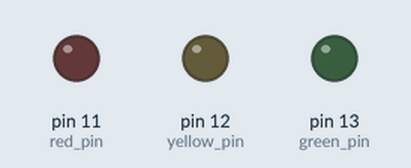
Recording of a sketch running on a simulated Arduino Uno, built with avr-gcc and run on an emulated ATmega328P. On the bench: output pins drawn as LEDs (lit = HIGH).

Above: at 3.5 s.
At 10.5 s:
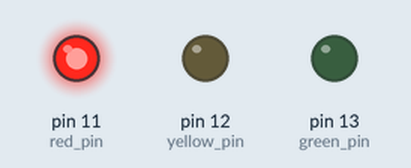
At 17.5 s:
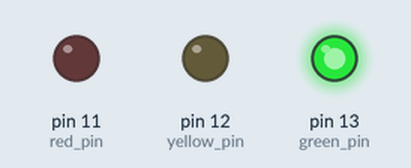
Timing chart, 0 to 27.3 s (numbered marks = the images above):
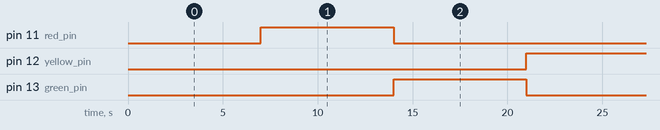

Measured:
- by itself, pin 11 (red_pin), pin 12 (yellow_pin), pin 13 (green_pin): alternates HIGH for 7.0 s and LOW for 14.0 s
- by itself, everything shown: repeats every 21.0 s, in 3 steps

The sketch:

traffic_light.ino
```cpp
#define red_pin 11
#define yellow_pin 12
#define green_pin 13
#define button_pin 2

#define switch_delay 7 * 1000 //7 seconds delay
unsigned int counter = 0;

void manualSwitching()
{
  int curr_button_state=0;
  int prev_button_state=-1;

  curr_button_state = digitalRead(button_pin);
  if(curr_button_state != prev_button_state){
    if(curr_button_state != HIGH)
    {
      if(counter>=4)
        counter=0;
      else
        counter++;
      if(counter == 0)
      {
        digitalWrite(red_pin, LOW);
        digitalWrite(yellow_pin, LOW);
        digitalWrite(green_pin, LOW);
      }
      else if(counter == 1)
      {
        digitalWrite(red_pin, HIGH);
        digitalWrite(yellow_pin, LOW);
        digitalWrite(green_pin, LOW);
      }
      else if(counter == 2)
      {
        digitalWrite(red_pin, LOW);
        digitalWrite(yellow_pin, HIGH);
        digitalWrite(green_pin, LOW);
      }
      else if(counter == 3)
      {
        digitalWrite(red_pin, LOW);
        digitalWrite(yellow_pin, LOW);
        digitalWrite(green_pin, HIGH);
      }
    }
    prev_button_state = curr_button_state;
  }
}

void automaticSwitching()
{
  while(true)
  {
    if(counter == 0)
    {
      digitalWrite(red_pin, HIGH);
      digitalWrite(yellow_pin, LOW);
      digitalWrite(green_pin, LOW);
    }
    else if(counter == 1)
    {
      digitalWrite(red_pin, LOW);
      digitalWrite(yellow_pin, LOW);
      digitalWrite(green_pin, HIGH);
    }
    else if(counter == 2)
    {
      digitalWrite(red_pin, LOW);
      digitalWrite(yellow_pin, HIGH);
      digitalWrite(green_pin, LOW);
    }
    if(counter>=2)
      counter=0;
    else
      counter++;
    delay(switch_delay);
  }
}

void setup() {
  pinMode(red_pin, OUTPUT);
  pinMode(yellow_pin, OUTPUT);
  pinMode(green_pin, OUTPUT);

  pinMode(button_pin, INPUT);
  digitalWrite(red_pin, LOW);
  digitalWrite(yellow_pin, LOW);
  digitalWrite(green_pin, LOW);
}

void loop() {
delay(switch_delay);
automaticSwitching();
}
```
